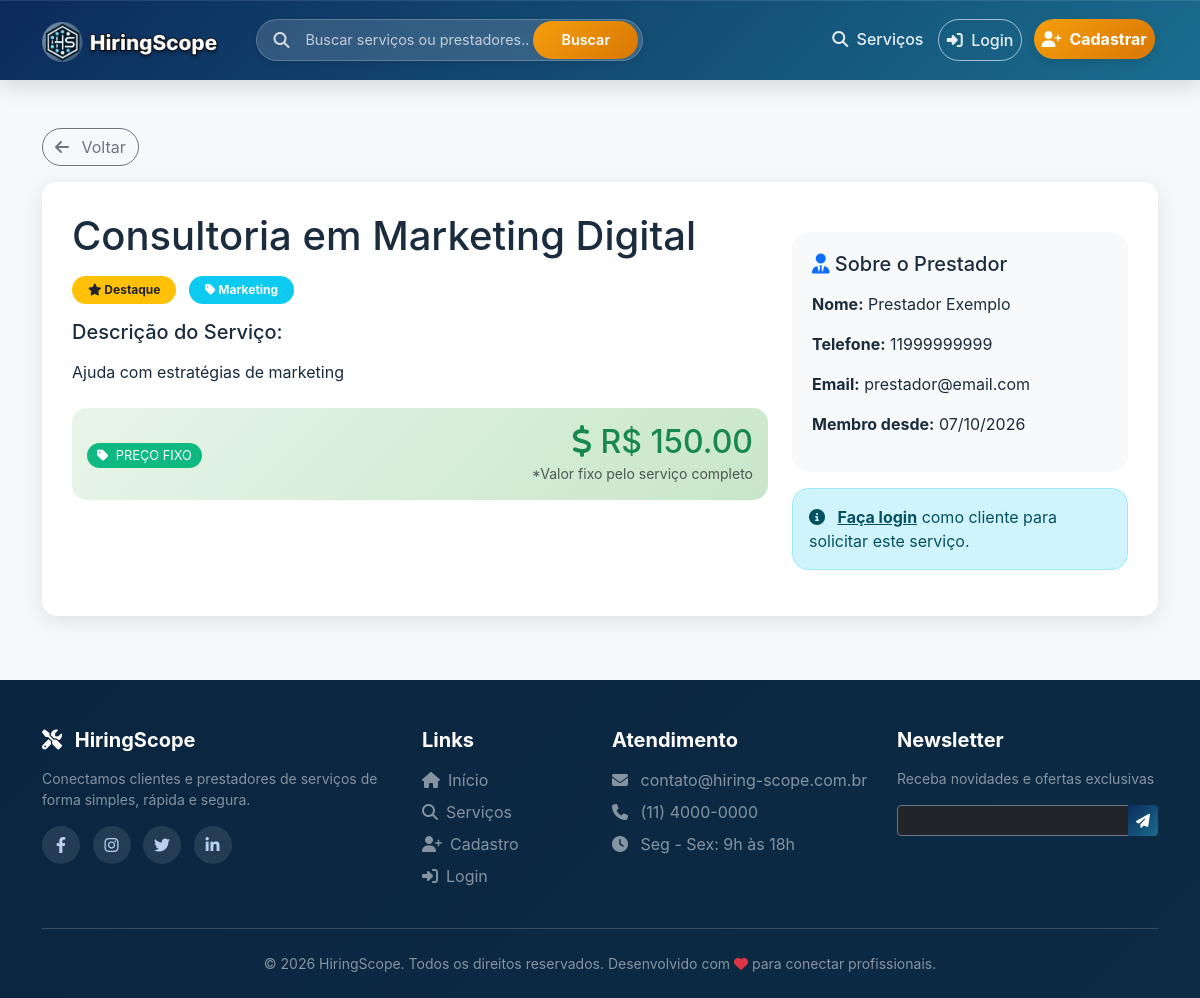
The page /servico/1 on the database its author committed.
### models.py (models this page shows, shortened)
class Servico(db.Model):
    __tablename__ = 'servicos'
    id = db.Column(db.Integer, primary_key=True)
    prestador_id = db.Column(db.Integer, db.ForeignKey('usuarios.id'), nullable=False)
    titulo = db.Column(db.String(200), nullable=False)
    descricao = db.Column(db.Text, nullable=False)
    categoria = db.Column(db.String(100))
    tipo_preco = db.Column(db.String(20), default='fixo')  # fixo, hora, dia, metro, consulta
    preco = db.Column(db.Float)
    destaque = db.Column(db.Boolean, default=False)
    destaque_pago = db.Column(db.Boolean, default=False)
    destaque_data_fim = db.Column(db.DateTime, nullable=True)
    plano_destaque = db.Column(db.String(20), nullable=True)  # 'basico', 'pro'
    data_postagem = db.Column(db.DateTime, default=datetime.utcnow)
    imagem_base64 = db.Column(db.Text, nullable=True)
    prestador = db.relationship('Usuario', foreign_keys=[prestador_id], back_populates='servicos_oferecidos')
    solicitacoes = db.relationship('Solicitacao', back_populates='servico', lazy=True)
    avaliacoes = db.relationship('Avaliacao', back_populates='servico', lazy=True)
    contratos = db.relationship('Contrato', back_populates='servico', lazy=True)

class Usuario(UserMixin, db.Model):
    __tablename__ = 'usuarios'
    id = db.Column(db.Integer, primary_key=True)
    nome = db.Column(db.String(100), nullable=False)
    email = db.Column(db.String(100), unique=True, nullable=False)
    senha_hash = db.Column(db.String(200), nullable=False)
    telefone = db.Column(db.String(20))
    tipo = db.Column(db.String(20), nullable=False)  # cliente, prestador
    is_admin = db.Column(db.Boolean, default=False)
    data_cadastro = db.Column(db.DateTime, default=datetime.utcnow)
    foto_perfil = db.Column(db.String(200), default='default.jpg')
    foto_url = db.Column(db.String(500), nullable=True)
    descricao = db.Column(db.Text)
    servicos_oferecidos = db.relationship('Servico', back_populates='prestador', lazy=True)
    avaliacoes_recebidas = db.relationship('Avaliacao', foreign_keys='Avaliacao.prestador_id', back_populates='prestador', lazy=True)
    avaliacoes_feitas = db.relationship('Avaliacao', foreign_keys='Avaliacao.cliente_id', back_populates='cliente', lazy=True)
    favoritos = db.relationship('Favorito', foreign_keys='Favorito.cliente_id', back_populates='cliente', lazy=True)
    contratos_como_cliente = db.relationship('Contrato', foreign_keys='Contrato.cliente_id', back_populates='cliente', lazy=True)
    contratos_como_prestador = db.relationship('Contrato', foreign_keys='Contrato.prestador_id', back_populates='prestador', lazy=True)
    def media_avaliacoes(self):
        if self.avaliacoes_recebidas:
            total = sum([a.nota for a in self.avaliacoes_recebidas])
            return round(total / len(self.avaliacoes_recebidas), 1)
        return 0

### routes/servico_routes.py (the view)
@servico_bp.route('/<int:id>')
def detalhe(id):
    servico = Servico.query.get_or_404(id)
    return render_template('detalhe_servico.html', servico=servico)

### templates/detalhe_servico.html (shortened to what this page needs)
{% extends "base.html" %}
{% block content %}
<div class="container mt-5">
    <div class="mb-3">
        <a href="javascript:history.back()" class="btn btn-outline-secondary rounded-pill">
            <i class="fas fa-arrow-left me-2"></i> Voltar
        </a>
    </div>
    <div class="servico-detalhe">
        <div class="row">
            <div class="col-md-8">
                <h1 class="mb-3">{{ servico.titulo }}</h1>
                <div class="mb-3">
                    {% if servico.destaque %}
                        <span class="badge bg-warning text-dark px-3 py-2 rounded-pill me-2">
                            <i class="fas fa-star"></i> Destaque
                        </span>
                    {% endif %}
                    <span class="badge bg-info px-3 py-2 rounded-pill">
                        <i class="fas fa-tag"></i> {{ servico.categoria }}
                    </span>
                </div>
                <h5 class="mb-3">Descrição do Serviço:</h5>
                <p class="mb-4">{{ servico.descricao }}</p>
                {% if servico.tipo_preco and servico.tipo_preco != 'consulta' %}
                <div class="preco-card mb-4">
                    <div class="d-flex align-items-center justify-content-between flex-wrap">
                        <div>
                            <span class="badge-preco rounded-pill">
                                {% if servico.tipo_preco == 'fixo' %}
                                    <i class="fas fa-tag me-1"></i> PREÇO FIXO
                                {% elif servico.tipo_preco == 'hora' %}
                                    <i class="fas fa-clock me-1"></i> PREÇO POR HORA
                                {% elif servico.tipo_preco == 'dia' %}
                                    <i class="fas fa-calendar-day me-1"></i> PREÇO POR DIA
                                {% elif servico.tipo_preco == 'metro' %}
                                    <i class="fas fa-ruler-combined me-1"></i> PREÇO POR M²
                                {% endif %}
                            </span>
                        </div>
                        <div class="text-end">
                            <h2 class="text-success mb-0">
                                <i class="fas fa-dollar-sign"></i> R$ {{ "%.2f"|format(servico.preco) }}
                            </h2>
                            <small class="text-muted">
                                {% if servico.tipo_preco == 'fixo' %}
                                    *Valor fixo pelo serviço completo
                                {% elif servico.tipo_preco == 'hora' %}
                                    *Valor cobrado por hora trabalhada
                                {% elif servico.tipo_preco == 'dia' %}
                                    *Valor por diária (8h de trabalho)
                                {% elif servico.tipo_preco == 'metro' %}
                                    *Valor por metro quadrado
                                {% endif %}
                            </small>
                        </div>
                    </div>
                </div>
                {% endif %}
            </div>
            <div class="col-md-4">
                <div class="prestador-info rounded-4">
                    <h5 class="mb-3"><i class="fas fa-user-tie text-primary"></i> Sobre o Prestador</h5>
                    <p><strong>Nome:</strong> {{ servico.prestador.nome }}</p>
                    <p><strong>Telefone:</strong> {{ servico.prestador.telefone or 'Não informado' }}</p>
                    <p><strong>Email:</strong> {{ servico.prestador.email }}</p>
                    <p><strong>Membro desde:</strong> {{ servico.prestador.data_cadastro.strftime('%d/%m/%Y') }}</p>
                </div>
                {% if current_user.is_authenticated and current_user.tipo == 'cliente' %}
                    <div class="mt-3">
                        <button type="button" class="btn btn-solicitar" data-bs-toggle="modal" data-bs-target="#solicitarModalNovo">
                            <i class="fas fa-handshake me-2"></i> Solicitar Este Serviço
                        </button>
                    </div>
                {% elif not current_user.is_authenticated %}
                    <div class="mt-3">
                        <div class="alert alert-info rounded-4">
                            <i class="fas fa-info-circle me-2"></i>
                            <a href="{{ url_for('auth.login') }}" class="alert-link">Faça login</a> como cliente para solicitar este serviço.
                        </div>
                    </div>
                {% endif %}
            </div>
        </div>
    </div>
</div>
{% endblock %}

### static/style.css (style rules this page uses)
:root { --primary: #0b2b5c; --primary-light: #1a6d8f; --primary-dark: #071a36; --accent: #3bb2ff; --success: #10b981; --warning: #fbbf24; --danger: #ef4444; --bg: #f6f9fc; --card: #ffffff; --text: #1a2c3e; --muted: #6b7280; --shadow-soft: 0 10px 25px rgba(0,0,0,0.05); --shadow-strong: 0 25px 50px -15px rgba(0,0,0,0.25); --gradient-main: linear-gradient(135deg, var(--primary), var(--primary-light)); }
* { margin: 0; padding: 0; box-sizing: border-box; }
body { font-family: 'Inter', 'Segoe UI', system-ui, sans-serif; background: var(--bg); color: var(--text); scroll-behavior: smooth; }

### templates/detalhe_servico.html (style rules this page uses)
.servico-detalhe { background: white; border-radius: 15px; padding: 30px; box-shadow: 0 5px 20px rgba(0,0,0,0.1); }
.prestador-info { background: #f8f9fa; border-radius: 10px; padding: 20px; margin-top: 20px; }
.preco-card { background: linear-gradient(135deg, #e8f5e9, #c8e6c9); border-radius: 15px; padding: 15px; margin: 15px 0; }
.badge-preco { font-size: 0.8rem; padding: 5px 10px; background: #10b981; color: white; }

### rows shown on the page
Servico: titulo "Consultoria em Marketing Digital", categoria "Marketing", descricao "Ajuda com estratégias de marketing", preco "150.00"
Usuario: prestador.nome "Prestador Exemplo", prestador "11999999999", prestador.email "prestador@email.com", prestador.data_cadastro "07/10/2026"
